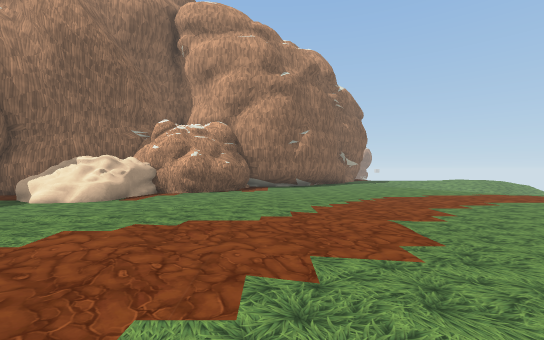
[1] (above)

18 first-person views from a walk through a Unity game level. The camera is 1.5 m above the floor, looks level and sees 90° across. The floor is counted in squares, 2 m on a side. Each view is taken from the middle of a square. On the plan, view 1 faces up. The plan holds only what a view shows up to about 10 squares ahead; the rest is blank. The place goes on beyond the plan. Some surface patterns are stand-ins.

[2]
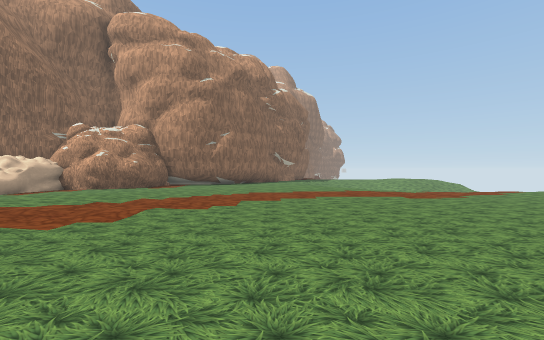

[3]
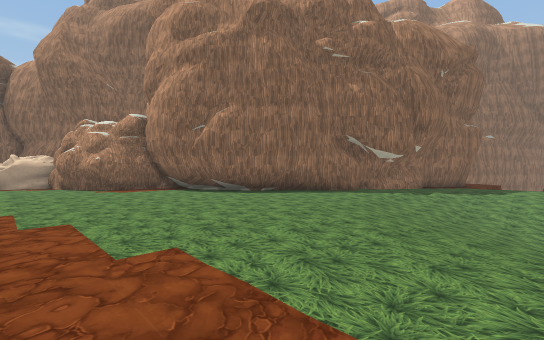

[4]
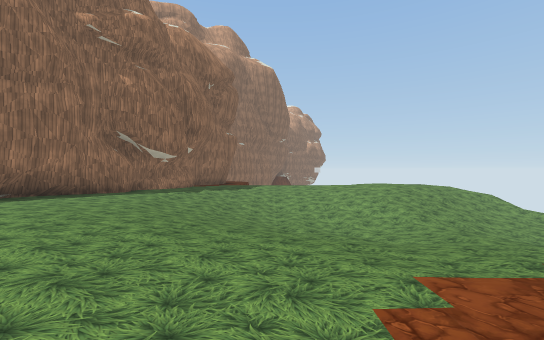

[5]
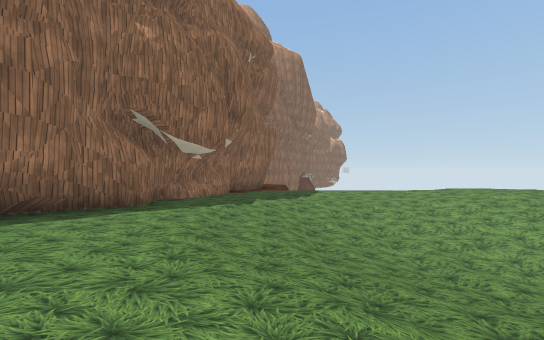

[6]
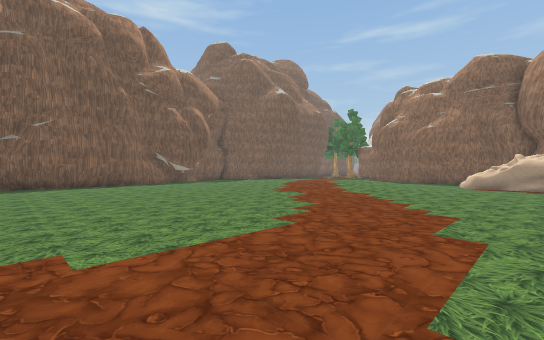

[7]
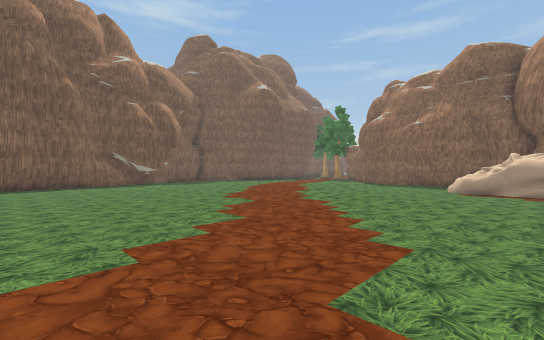

[8]
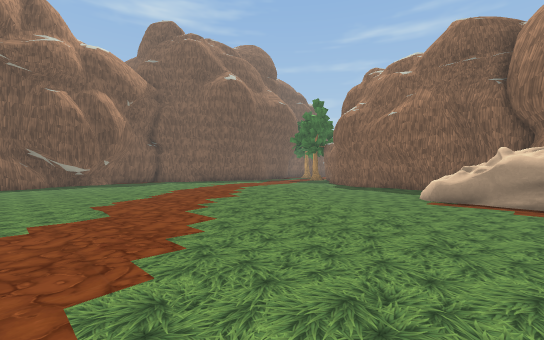

[9]
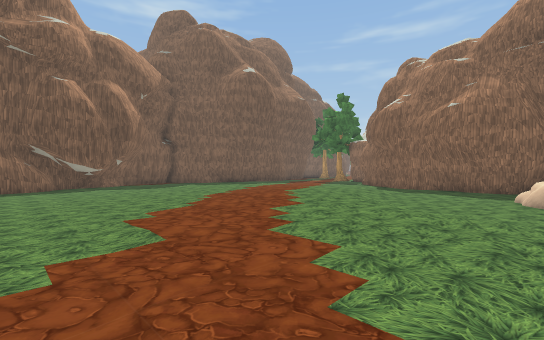

[10]
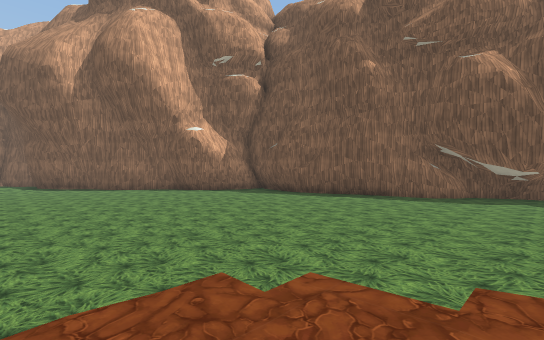

[11]
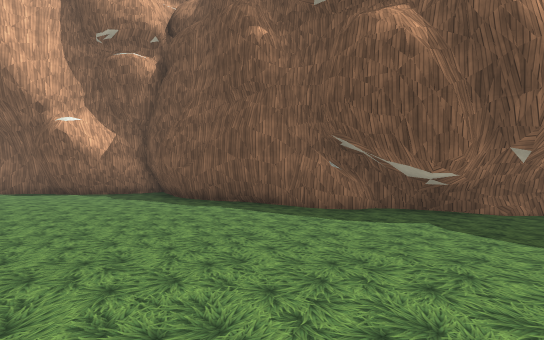

[12]
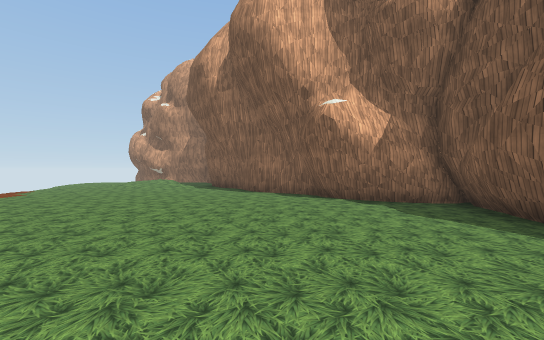

[13]
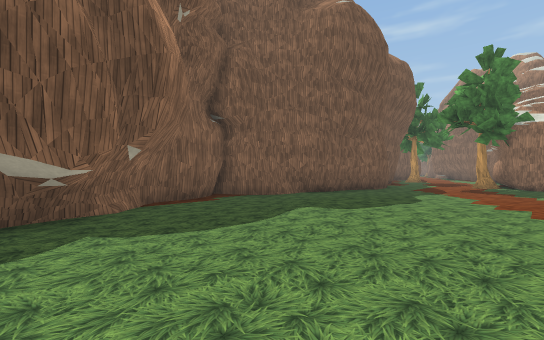

[14]
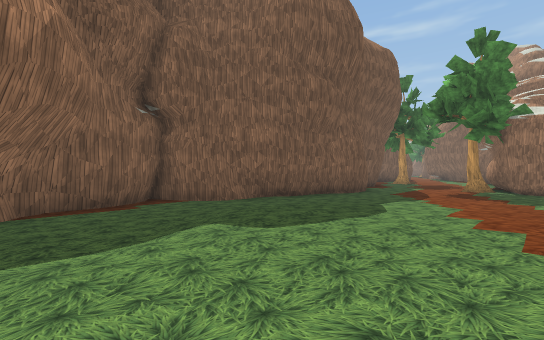

[15]
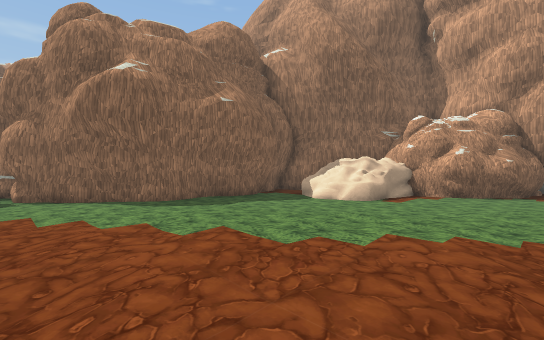

[16]
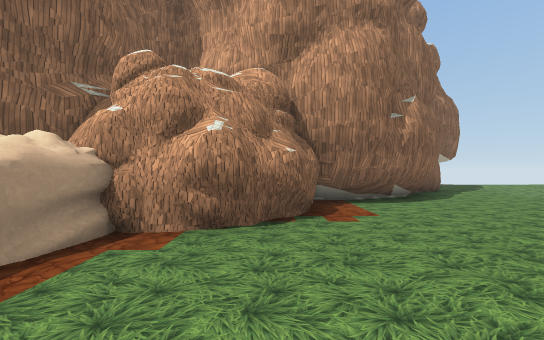

[17]
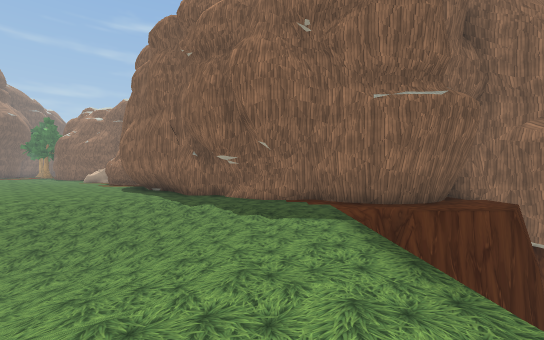

[18]
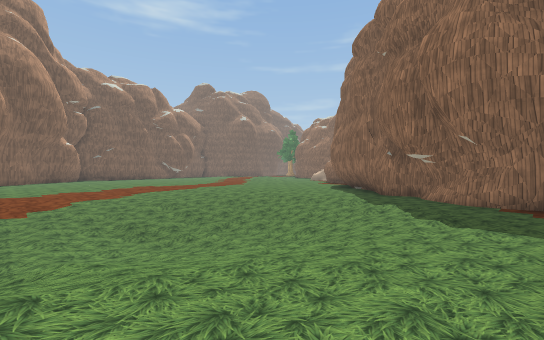

### Floor plan
Key: @ floor where view 1 was taken; # wall or solid block; . main floor; : floor 0.25 m higher than the main floor; - floor 0.25 m lower than the main floor; _ floor 0.5 m lower than the main floor; / step, stairs or slope; v drop or lower ground; O other object.
Columns run from 12 left of view 1 to 13 right of it. Each row starts with its distance up from view 1.
 24                     v
 23                   ##v
 22                   ##v
 21                   #.v
 20                  ##.......
 19                  #../////.
 18                 ##.///////
 17                 #..///////
 16                ##.////////
 15               ##..////////
 14               #..-////////
 13            ####...-///////
 12            ##......///////
 11           ##.......-//////
 10        O###........--___//
  9     ##OOO..........---_---
  8     #OOOO../.......-------
  7     #.OO............-----.
  6     #...../:..........-...
  5     #...../:..............
  4     #...//::..............
  3    ##..:::::............./
  2   ##./.:::::..............
  1  ##....::::..............#
  0 ##......:...@...........##
 -1 ........:.............###
 -2 ......................#
 -3 .....................##
 -4 .................#####
 -5  ......//.....####
 -6  ####.......###
 -7     ####...##
 -8        #####

Positions as (right, up) in squares from view 1, and headings:
1: (0, 0), facing up
2: (4, -1), facing up
3: (9, 8), facing up-left
4: (9, 8), facing up
5: (7, 11), facing up
6: (8, 9), facing down-left
7: (6, 9), facing down-left
8: (3, 9), facing down-left
9: (3, 7), facing down-left
10: (0, 4), facing down-right
11: (-1, 0), facing down-right
12: (3, 0), facing right
13: (1, -1), facing down-left
14: (-1, -1), facing down-left
15: (-1, 0), facing up-left
16: (-2, 6), facing up
17: (13, 19), facing left
18: (13, 20), facing down-left
